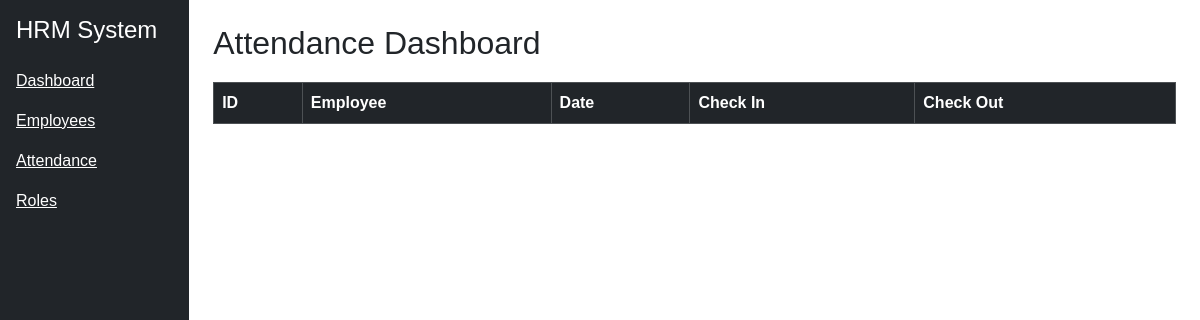
The page /attendance on the database as committed earlier.
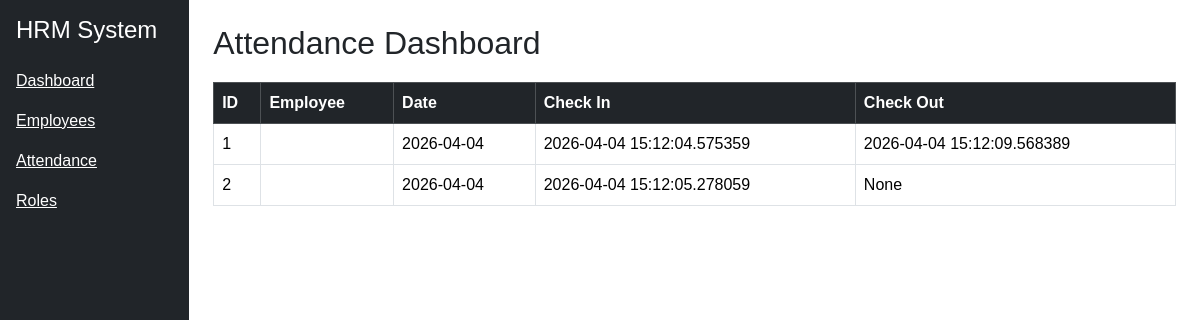
The same page on the database as committed later.
### models.py (models this page shows)
class Attendance(db.Model):
    att_id = db.Column(db.Integer, primary_key=True)
    emp_id = db.Column(db.Integer, db.ForeignKey('employee.emp_id'))
    employee = db.relationship('Employee')
    check_in = db.Column(db.DateTime, default=datetime.utcnow)
    check_out = db.Column(db.DateTime)
    date = db.Column(db.Date, default=datetime.utcnow)

### routes/attendance_routes.py (the view)
@attendance_bp.route('/attendance')
def attendance():
    attendance = Attendance.query.all()
    return render_template("attendance.html", attendance=attendance)

### templates/attendance.html
{% extends "base.html" %}
{% block content %}
<h2>Attendance Dashboard</h2>
<table class="table table-bordered">
<thead class="table-dark">
<tr>
<th>ID</th>
<th>Employee</th>
<th>Date</th>
<th>Check In</th>
<th>Check Out</th>
</tr>
</thead>
<tbody>
{% for att in attendance %}
<tr>
<td>{{ att.att_id }}</td>
<td>{{ att.employee.emp_name }}</td>
<td>{{ att.date }}</td>
<td>{{ att.check_in }}</td>
<td>{{ att.check_out }}</td>
</tr>
{% endfor %}
</tbody>
</table>
{% endblock %}

Rows that differ between the two databases and show on the page:
added Attendance: att_id "1", date "2026-04-04", check_in "2026-04-04 15:12:04.575359", check_out "2026-04-04 15:12:09.568389"
added Attendance: att_id "2", date "2026-04-04", check_in "2026-04-04 15:12:05.278059", check_out "None"
